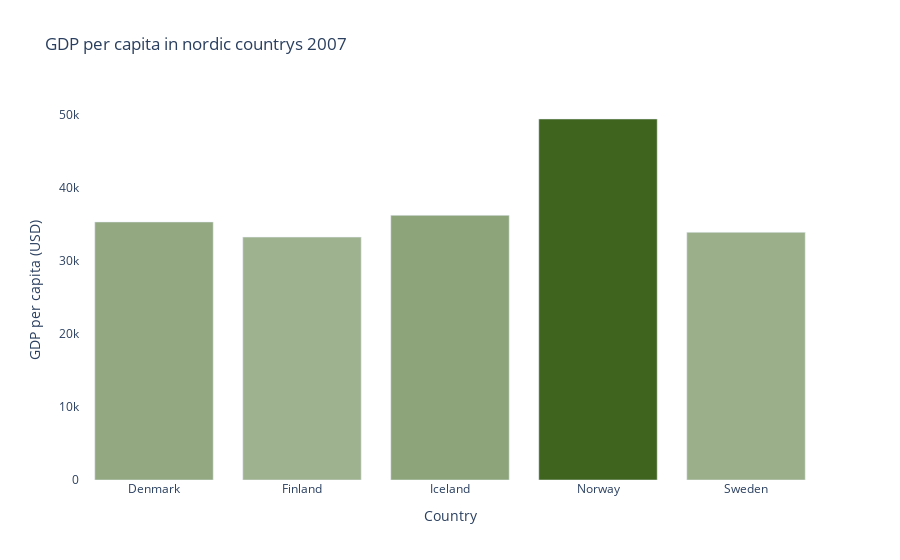

Notebook code cell kept with this figure:
### Markdown cell above
### Customize Bar

### Code cell
fig = px.bar(nordic2007, x="country", y="gdpPercap", title="GDP per capita in nordic countrys 2007", color="gdpPercap", color_continuous_scale=["#9fb28f", "#3f641e"], labels=dict(country = "Country", gdpPercap = "GDP per capita (USD)"))

fig.update_layout(plot_bgcolor = "white", coloraxis_showscale=False)

fig.show()
fig.write_html("interactive_figures/gdp_nordic_2007_bar_customized.html")

### Figure 1 — Plotly figure (JSON) as saved in the notebook; plotly's stock layout.template omitted (floating-point values rounded to 4 significant figures)
{"data": [{"hovertemplate": "Country=%{x}<br>GDP per capita (USD)=%{marker.color}<extra></extra>", "legendgroup": "", "marker": {"color": [35280.0, 33210.0, 36180.0, 49360.0, 33860.0], "coloraxis": "coloraxis", "pattern": {"shape": ""}}, "name": "", "orientation": "v", "showlegend": false, "textposition": "auto", "type": "bar", "x": ["Denmark", "Finland", "Iceland", "Norway", "Sweden"], "xaxis": "x", "y": [35280.0, 33210.0, 36180.0, 49360.0, 33860.0], "yaxis": "y"}], "layout": {"barmode": "relative", "coloraxis": {"colorbar": {"title": {"text": "GDP per capita (USD)"}}, "colorscale": [[0, "#9fb28f"], [1, "#3f641e"]], "showscale": false}, "legend": {"tracegroupgap": 0}, "plot_bgcolor": "white", "title": {"text": "GDP per capita in nordic countrys 2007"}, "xaxis": {"anchor": "y", "domain": [0, 1], "title": {"text": "Country"}}, "yaxis": {"anchor": "x", "domain": [0, 1], "title": {"text": "GDP per capita (USD)"}}}}
